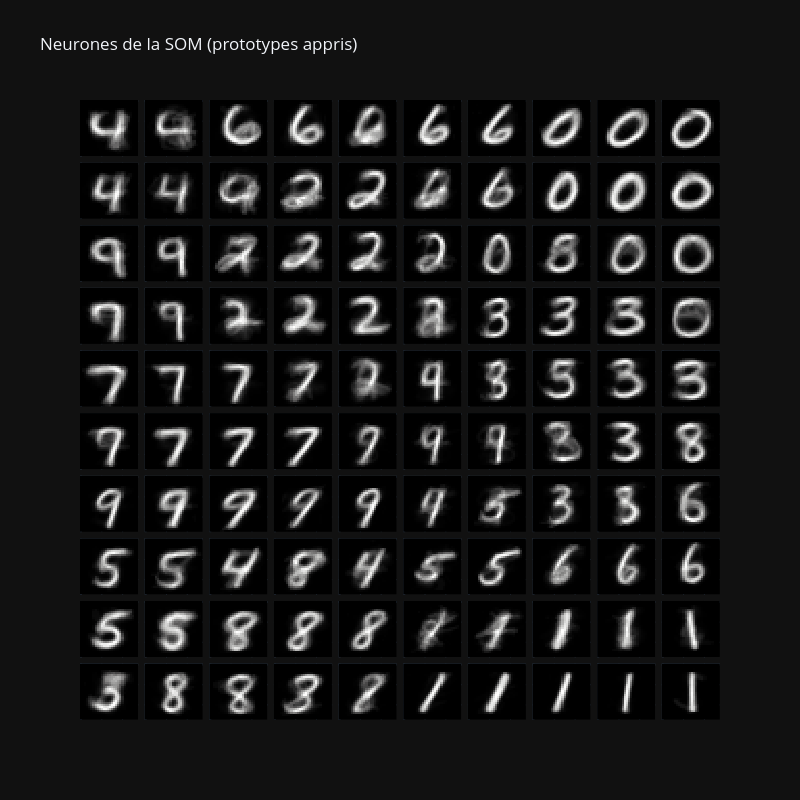

Notebook code cell kept with this figure:
### Markdown cell above
## 6. Visualisation des neurones (codebook)

Chaque neurone possède un vecteur de poids W de dimension 784. On le reshape en (28, 28) pour l'afficher comme une image, disposée selon la position du neurone sur la grille.

### Code cell
rows, cols = model.grid_shape

fig = make_subplots(
    rows=rows, cols=cols,
    horizontal_spacing=0.01,
    vertical_spacing=0.01
)

for idx in range(model.n_neurons):
    r = idx // cols + 1
    c = idx % cols + 1
    neuron_img = model.W[idx].reshape(28, 28)
    fig.add_trace(
        go.Heatmap(z=neuron_img, colorscale="gray", showscale=False),
        row=r, col=c
    )

for i in range(1, rows * cols + 1):
    fig.update_yaxes(autorange="reversed", showticklabels=False, row=(i-1)//cols+1, col=(i-1)%cols+1)
    fig.update_xaxes(showticklabels=False, row=(i-1)//cols+1, col=(i-1)%cols+1)

fig.update_layout(
    height=80 * rows, width=80 * cols,
    title_text="Neurones de la SOM (prototypes appris)",
    template="plotly_dark"
)
fig.show()
